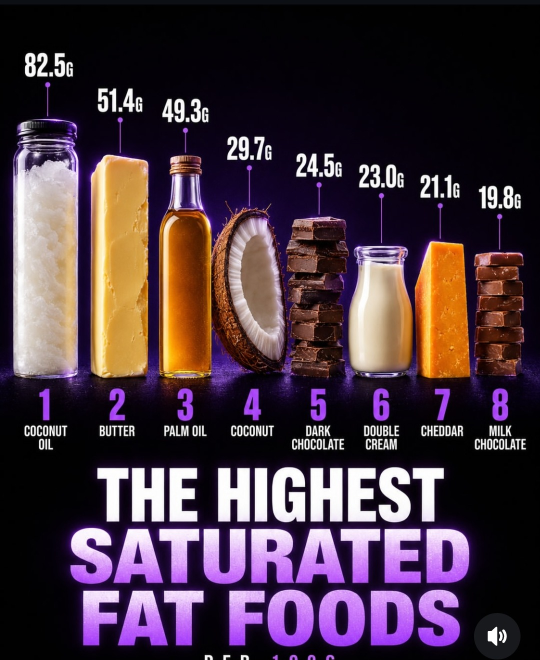
#> input picture assets/field-notes/nutrition-data/caloriedense.jpg, 1080 x 1320 px (shown at 1/2 size)
$ python watermark.py ../assets/field-notes/nutrition-data/caloriedense.jpg ../assets/field-notes/nutrition-data/hydrating.jpg
#> lines starting #> are read from the running program, lines starting #| are printed output that depends on the picture
from PIL import Image, ImageDraw, ImageFont
import sys, os

BOLD = "/usr/share/fonts/truetype/dejavu/DejaVuSans-Bold.ttf"
EMBER = (232, 68, 44)
BLACK = (20, 16, 16)
OFF = (242, 237, 228)
LINE = (51, 40, 33)

def add_watermark(path, out_path, bar_frac=0.09):
#> called with bar_frac = 0.09
    im = Image.open(path).convert("RGB")
#> im is the input picture: PIL image 1080x1320 RGB; mean R, G, B 72.3, 53.1, 64.5
    W, H = im.size
#> W = 1080; H = 1320
    bar_h = max(56, int(H * bar_frac))
#> bar_h = 118
    new_im = Image.new("RGB", (W, H + bar_h), BLACK)
    new_im.paste(im, (0, 0))
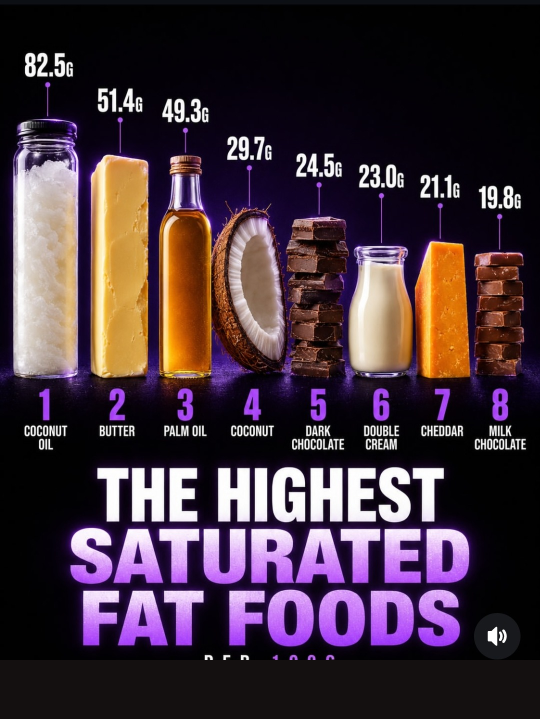
#> new_im: PIL image 1080x1438 RGB (shown at 1/2 size); mean R, G, B 68, 50.1, 60.5
    d = ImageDraw.Draw(new_im)
    d.line([(0, H), (W, H)], fill=EMBER, width=3)
    font_size = int(bar_h * 0.42)
#> font_size = 49
    font = ImageFont.truetype(BOLD, font_size)
    text = "TRAP TO FIRE"
    tw = d.textlength(text, font=font)
#> tw = 377.1
    tx = (W - tw) / 2
#> tx = 351.5
    ty = H + (bar_h - font_size) / 2 - 4
#> ty = 1350.5
    d.text((tx, ty), text, font=font, fill=OFF)
    # small flame glyph before text using ember dot as simple accent
    new_im.save(out_path, quality=92)
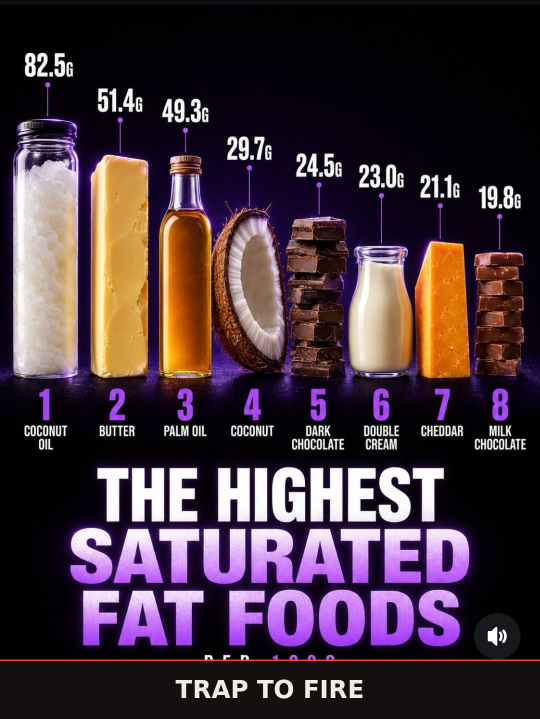
#> saved as hydrating.jpg: PIL image 1080x1438 RGB (shown at 1/2 size); mean R, G, B 69.3, 51.1, 61.4

if __name__ == "__main__":
    add_watermark(sys.argv[1], sys.argv[2])

$ run again, on assets/field-notes/nutrition-data/lowestcalorie.jpg
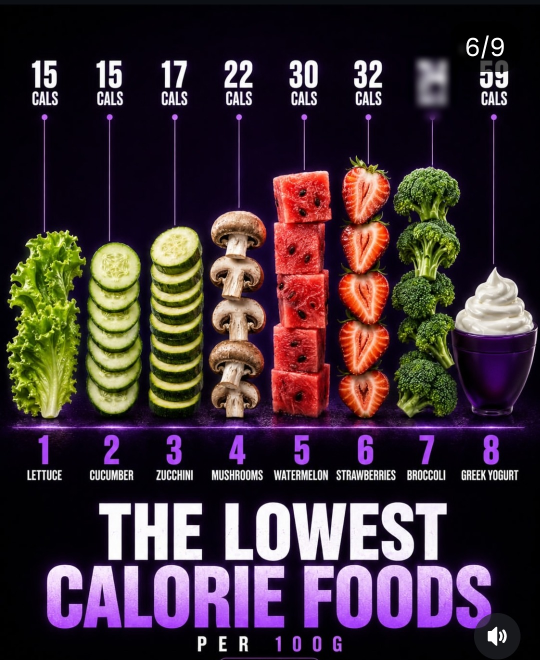
#> input picture assets/field-notes/nutrition-data/lowestcalorie.jpg, 1080 x 1320 px (shown at 1/2 size)
#> in add_watermark, im is the input picture: PIL image 1080x1320 RGB; mean R, G, B 64.4, 48.2, 55.1
#> in add_watermark, `new_im.paste(im, (0, 0))`:
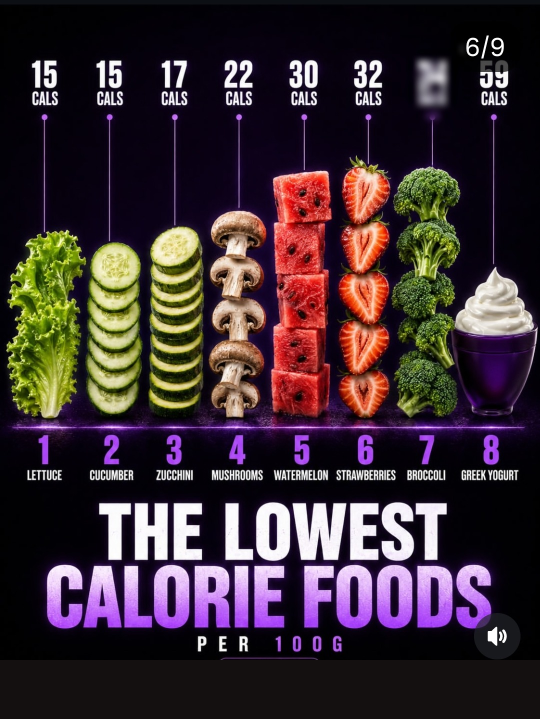
#> new_im: PIL image 1080x1438 RGB (shown at 1/2 size); mean R, G, B 60.7, 45.6, 51.9
#> tw = 377.1
#> tx = 351.5
#> in add_watermark, `new_im.save(out_path, quality=92)`:
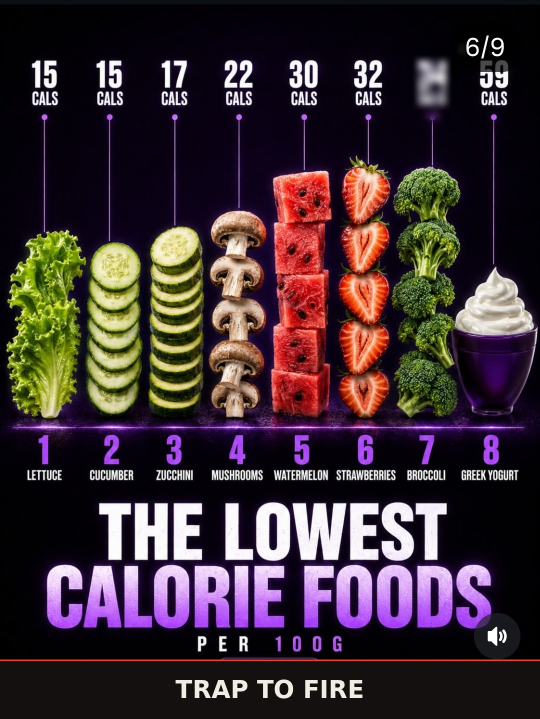
#> saved as lowestcalorie.jpg: PIL image 1080x1438 RGB (shown at 1/2 size); mean R, G, B 62.1, 46.6, 52.8

$ run again, on assets/field-notes/nutrition-data/satfat.jpg
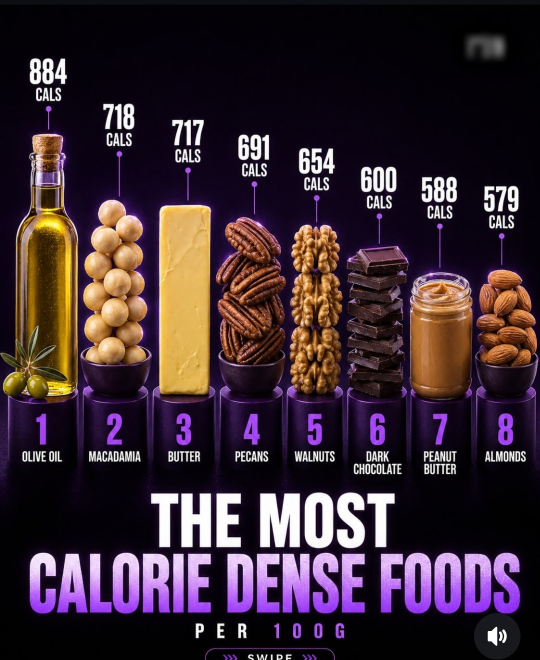
#> input picture assets/field-notes/nutrition-data/satfat.jpg, 1080 x 1320 px (shown at 1/2 size)
#> in add_watermark, im is the input picture: PIL image 1080x1320 RGB; mean R, G, B 58.7, 41.2, 50.8
#> in add_watermark, `new_im.paste(im, (0, 0))`:
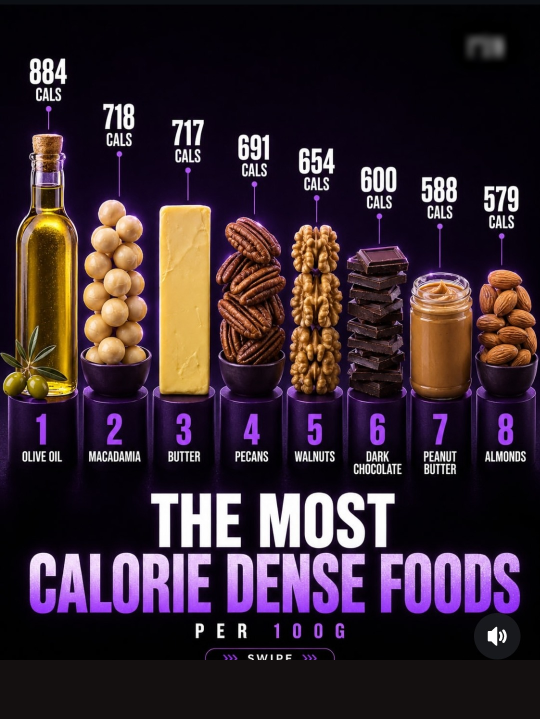
#> new_im: PIL image 1080x1438 RGB (shown at 1/2 size); mean R, G, B 55.5, 39.1, 48
#> tw = 377.1
#> tx = 351.5
#> in add_watermark, `new_im.save(out_path, quality=92)`:
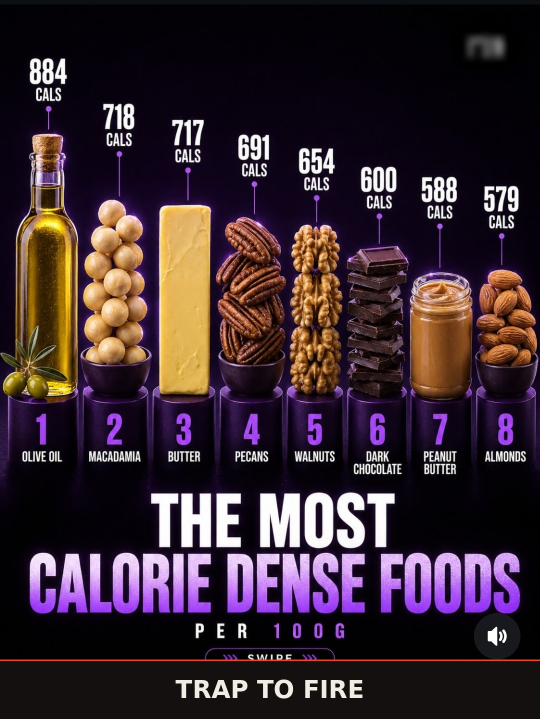
#> saved as satfat.jpg: PIL image 1080x1438 RGB (shown at 1/2 size); mean R, G, B 56.9, 40.1, 48.9
